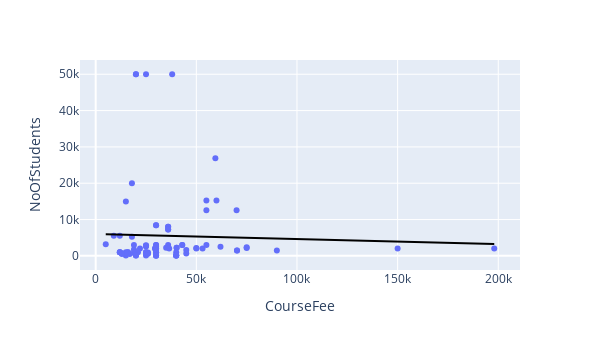

This figure's notebook cell:
### Markdown cell above
* **Visual**

### Code cell
plt.figure(figsize=(4, 3))
px.scatter(data, x='CourseFee', y='NoOfStudents', trendline='ols', trendline_color_override='black', width=600, height=350)

# data between two columns was shown in points in x & y axes

### Figure 1 — Plotly figure (JSON) as saved in the notebook; plotly's stock layout.template omitted (floating-point values rounded to 4 significant figures; data arrays with more than 128 entries replaced by an {"elided": "..."} marker saying what was removed)
{"data": [{"hovertemplate": "CourseFee=%{x}<br>NoOfStudents=%{y}<extra></extra>", "legendgroup": "", "marker": {"color": "#636efa", "symbol": "circle"}, "mode": "markers", "name": "", "orientation": "v", "showlegend": false, "type": "scatter", "x": {"elided": "217 int values"}, "xaxis": "x", "y": {"elided": "217 int values"}, "yaxis": "y"}, {"hovertemplate": "<b>OLS trendline</b><br>NoOfStudents = -0.013729 * CourseFee + 6018.63<br>R<sup>2</sup>=0.001210<br><br>CourseFee=%{x}<br>NoOfStudents=%{y} <b>(trend)</b><extra></extra>", "legendgroup": "", "line": {"color": "black"}, "marker": {"color": "#636efa", "symbol": "circle"}, "mode": "lines", "name": "", "showlegend": false, "type": "scatter", "x": [5000, 9000, 12000, 12000, 12000, 12000, 13000, 13000, 15000, 15000, 15000, 16000, 16000, 16948, 17999, 18000, 18999, 18999, 19000, 20000, 20000, 20000, 20000, 20000, 21000, 22000, 25000, 25000, 25000, 25000, 25000, 25000, 25000, 25000, 25999, 26000, 29500, 29500, 30000, 30000, 30000, 30000, 30000, 30000, 30000, 30000, 30000, 30000, 30000, 30000, 30000, 35000, 36000, 36000, 36000, 36000, 36000, 36520, 38000, 40000, 40000, 40000, 40000, 40000, 40200, 40200, 43000, 43000, 45000, 45000, 50000, 50000, 53100, 54999, 55000, 55000, 59451, 59999, 62000, 70000, 70210, 70210, 75000, 75000, 90000, 150000, 198000], "xaxis": "x", "y": [5950.0, 5895.0, 5854.0, 5854.0, 5854.0, 5854.0, 5840.0, 5840.0, 5813.0, 5813.0, 5813.0, 5799.0, 5799.0, 5786.0, 5772.0, 5772.0, 5758.0, 5758.0, 5758.0, 5744.0, 5744.0, 5744.0, 5744.0, 5744.0, 5730.0, 5717.0, 5675.0, 5675.0, 5675.0, 5675.0, 5675.0, 5675.0, 5675.0, 5675.0, 5662.0, 5662.0, 5614.0, 5614.0, 5607.0, 5607.0, 5607.0, 5607.0, 5607.0, 5607.0, 5607.0, 5607.0, 5607.0, 5607.0, 5607.0, 5607.0, 5607.0, 5538.0, 5524.0, 5524.0, 5524.0, 5524.0, 5524.0, 5517.0, 5497.0, 5469.0, 5469.0, 5469.0, 5469.0, 5469.0, 5467.0, 5467.0, 5428.0, 5428.0, 5401.0, 5401.0, 5332.0, 5332.0, 5290.0, 5264.0, 5264.0, 5264.0, 5202.0, 5195.0, 5167.0, 5058.0, 5055.0, 5055.0, 4989.0, 4989.0, 4783.0, 3959.0, 3300.0], "yaxis": "y"}], "layout": {"height": 350, "legend": {"tracegroupgap": 0}, "margin": {"t": 60}, "width": 600, "xaxis": {"anchor": "y", "autorange": true, "domain": [0, 1], "range": [-7792.0, 210800.0], "title": {"text": "CourseFee"}, "type": "linear"}, "yaxis": {"anchor": "x", "autorange": true, "domain": [0, 1], "range": [-3889.0, 53920.0], "title": {"text": "NoOfStudents"}, "type": "linear"}}}
